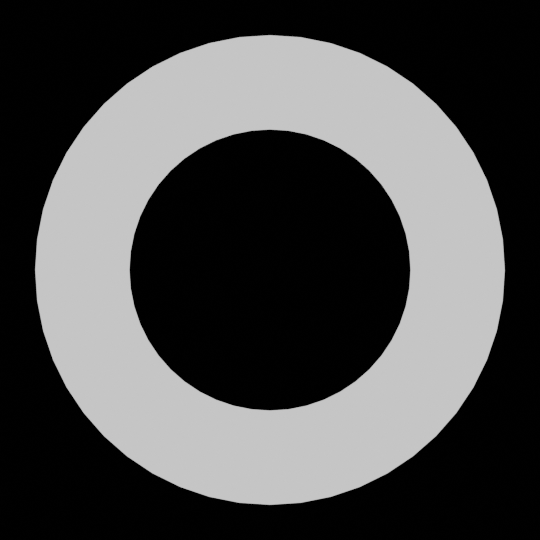
#> input picture Generation_blender/Torus_3Multi/Masque.png, 540 x 540 px, found by its file name
$ python CreateMask.py
#> lines starting #> are read from the running program, lines starting #| are printed output that depends on the picture; after the words box and inside, x2 and y2 are one past the last pixel; in counts of white or black regions, pixels touching at a corner belong together
import cv2
import numpy as np
import matplotlib.pyplot as plt

def create_mask(image_path):
    # Lecture de l'image en niveaux de gris
    image = cv2.imread(image_path, cv2.IMREAD_GRAYSCALE)
#> image: shape (540, 540); min 0, max 198, mean 75.7
    print(image)
#> (printed output is left out)
    scale_factor=0.5
    width = 612#int(masked_img.shape[1] * scale_factor)
    height = 408#int(masked_img.shape[0] * scale_factor)
    dim = (width, height)
    #image = cv2.resize(image, dim, interpolation=cv2.INTER_AREA)
    # Seuillage pour isoler la pierre
    _, thresholded = cv2.threshold(image, 10, 255, cv2.THRESH_BINARY)
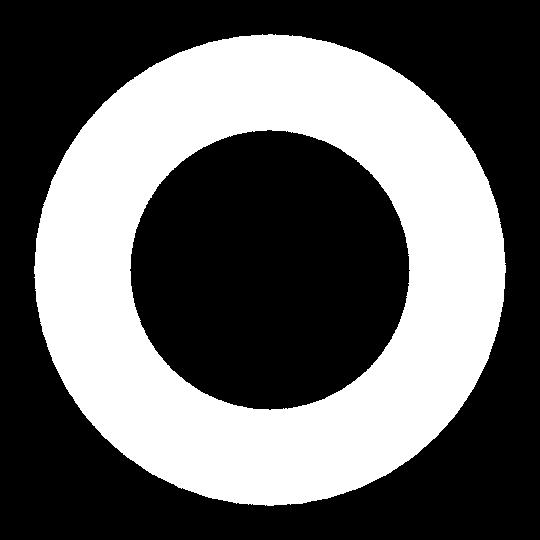
#> thresholded: shape (540, 540); 38.8% white; 1 white region, box (x1, y1, x2, y2) and area: (34, 34, 506, 506) 113103
    kernel = np.ones((3,3), np.uint8)
    cleaned = cv2.erode(thresholded, kernel, iterations=1)
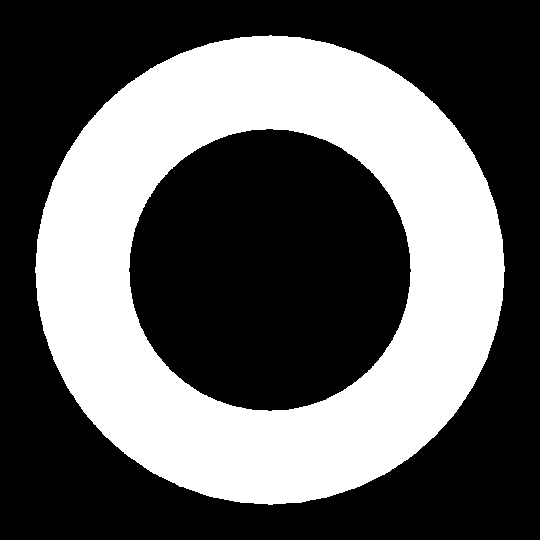
#> cleaned: shape (540, 540); 37.7% white; 1 white region, box (x1, y1, x2, y2) and area: (35, 35, 505, 505) 110068
    cleaned = cv2.dilate(cleaned, kernel, iterations=1)
#> cleaned: shape (540, 540); 38.8% white; 1 white region, box (x1, y1, x2, y2) and area: (34, 34, 506, 506) 113076
    mask = (thresholded // 255).astype(np.uint8)

    return image, mask

image_path = '/Users/clementinegrethen/Documents/Enseeiht/enseeiht 3rd year/BEPI3D/BEPI3D/utils/masques/sphere/Masque.png'

# Créer le masque
original_image, mask = create_mask(image_path)
mask_path='utils/masquetorek540.npy'
np.save(mask_path, mask)

# Affichage pour vérifier:
plt.figure(figsize=(10, 5))

plt.subplot(1, 2, 1)
plt.imshow(original_image, cmap='gray')
plt.title('Image Originale')
plt.axis('off')

plt.subplot(1, 2, 2)
plt.imshow(mask, cmap='gray')
plt.title('Masque')
plt.axis('off')

plt.show()
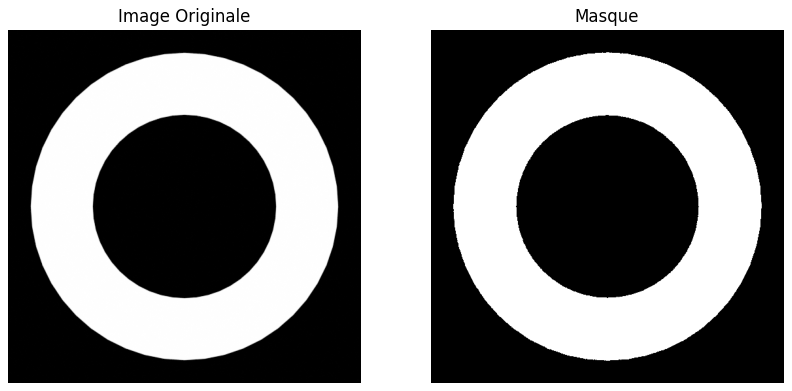
#> figure drawn by matplotlib, 2 panels

$ run again, with Generation_blender/Torus_3Multi/0001.png copied over Generation_blender/Torus_3Multi/Masque.png
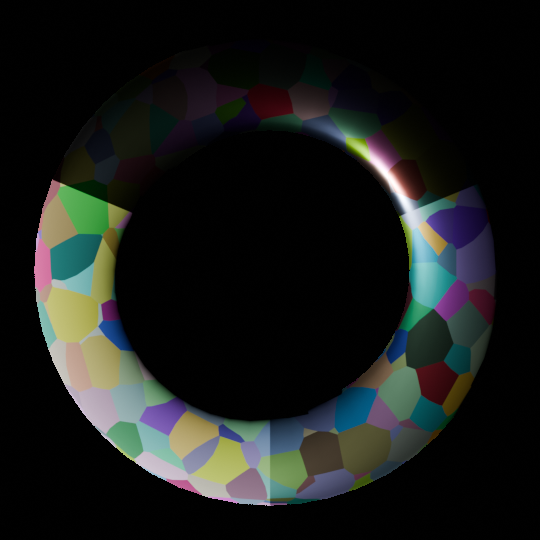
#> input picture Generation_blender/Torus_3Multi/0001.png, 540 x 540 px, found by its file name
#> (printed output is left out)
#> in create_mask, `_, thresholded = cv2.threshold(image, 10, 255, cv2.THRESH_BINARY)`:
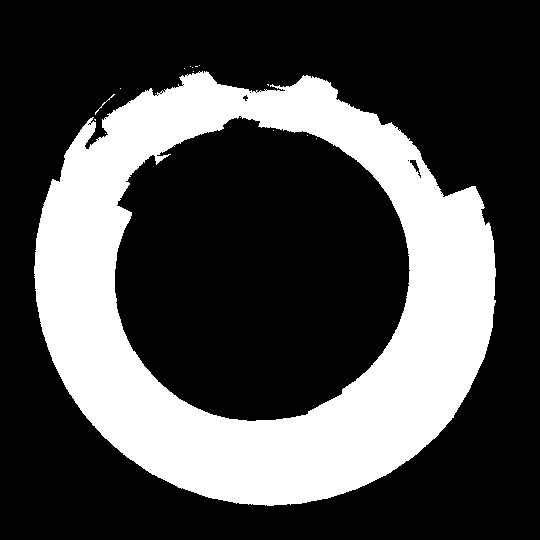
#> thresholded: shape (540, 540); 29.2% white; 16 white regions (14 under 20 px), largest, box (x1, y1, x2, y2) and area: (34, 71, 496, 506) 85089, (95, 94, 115, 115) 33
#> in create_mask, `cleaned = cv2.dilate(cleaned, kernel, iterations=1)`:
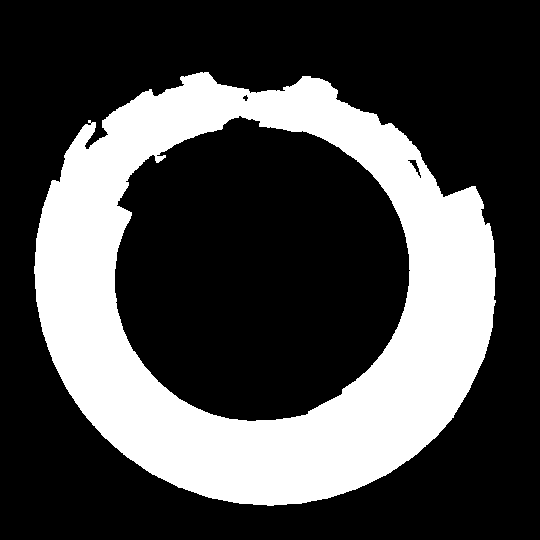
#> cleaned: shape (540, 540); 29.1% white; 1 white region, box (x1, y1, x2, y2) and area: (34, 72, 496, 506) 84884

$ run again, with Generation_blender/Torus_3Multi/0003.png copied over Generation_blender/Torus_3Multi/Masque.png
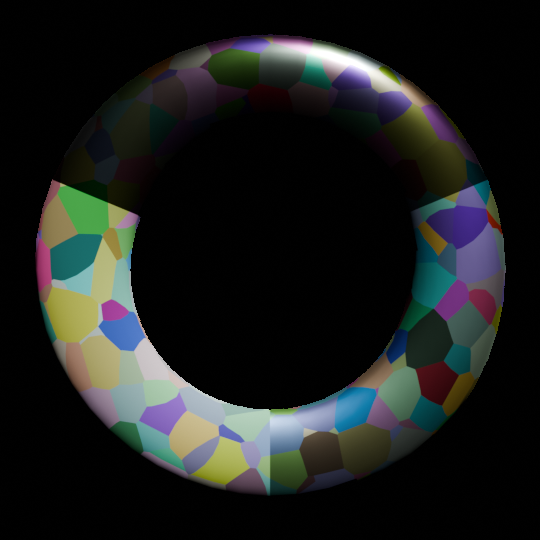
#> input picture Generation_blender/Torus_3Multi/0003.png, 540 x 540 px, found by its file name
#> (printed output is left out)
#> in create_mask, `_, thresholded = cv2.threshold(image, 10, 255, cv2.THRESH_BINARY)`:
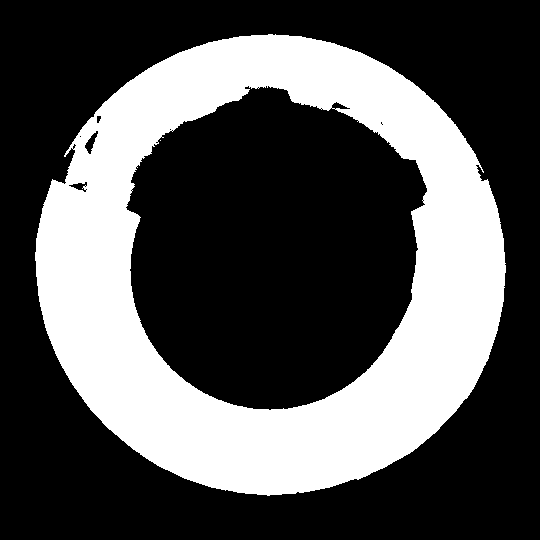
#> thresholded: shape (540, 540); 32.7% white; 2 white regions (1 under 20 px), largest, box (x1, y1, x2, y2) and area: (35, 34, 506, 496) 95336
#> in create_mask, `cleaned = cv2.dilate(cleaned, kernel, iterations=1)`:
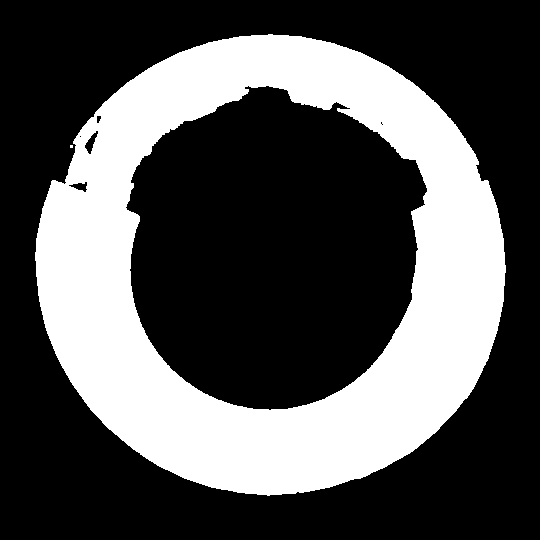
#> cleaned: shape (540, 540); 32.6% white; 2 white regions (1 under 20 px), largest, box (x1, y1, x2, y2) and area: (35, 34, 506, 496) 95179
